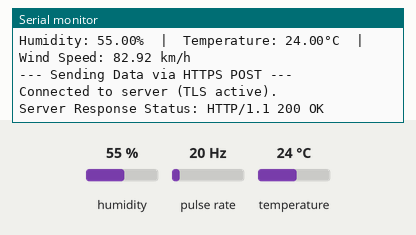
Recording of a sketch running on a simulated Arduino Nano 33 IoT. Parts: the last lines printed to the serial monitor. Wiring (inferred from the names in the program): pulse sensor: data D2. The test bench sets the inputs (shaded band); at power-on: humidity 55 %, pulse rate 20 Hz, temperature 24 °C. WiFi joins after 1.5 s; servers stay silent unless stated; uploads are accepted with an empty reply.

Above: at 7.7 s.
7.8 s: humidity set to 22 %
At 9.1 s:
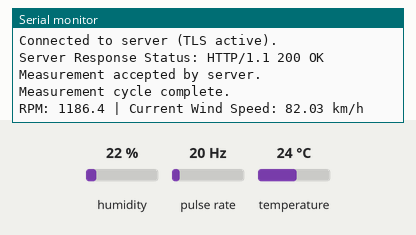
9.7 s: pulse rate (sensor on D2) set to 4 Hz
At 10.6 s:
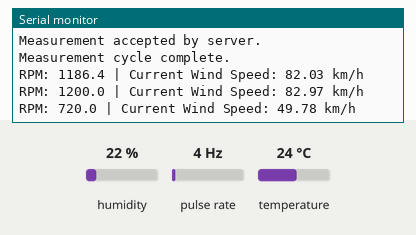
11.2 s: temperature set to 12 °C
At 11.66 s:
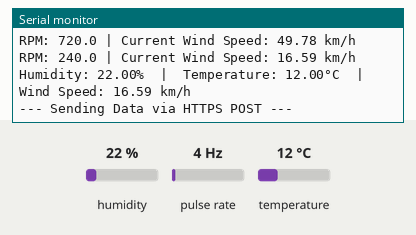
12.7 s: pulse rate (sensor on D2) set to 50 Hz
At 14.0 s:
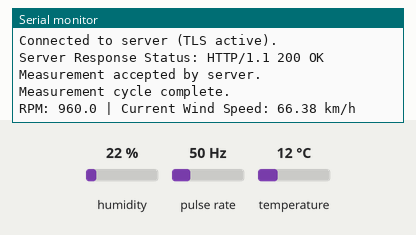
14.2 s: humidity set to 40 %
At 14.9 s:
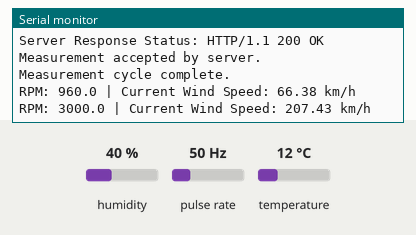
Timing chart, 0 to 16.7 s (numbered marks = the images above; inputs shaded):
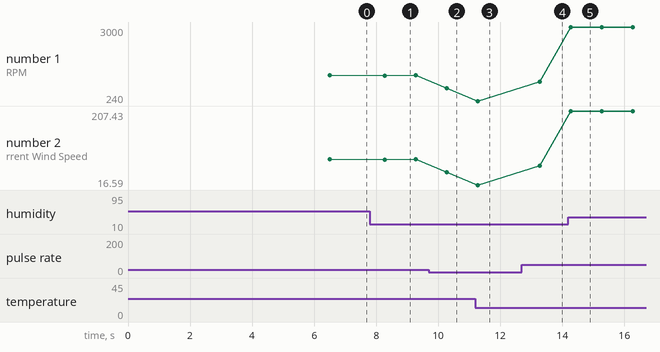

The sketch:

weather.ino
```cpp
//! Unified Weather Station for Arduino Nano 33 IoT
#include <SPI.h>
#include <WiFiNINA.h>
#include <DHT.h>

int status = WL_IDLE_STATUS; // WiFi radio status

// --- Server & Network Configuration ---
const char server[] = "pap.mortimer.nl";   // Target domain
const char resource[] = "/api/v1/weather"; // API endpoint path
const char ssid[] = "FRITZ!Box 7490";
const char pass[] = "06114872644865906045";
const char apiKey[] = "qwerty";
const int port = 443; // Public HTTPS port

WiFiSSLClient sslClient;

// --- DHT22 Configuration ---
#define DHTPIN 8      // Digital pin D8
#define DHTTYPE DHT22 // DHT 22 (AM2302)
DHT dht(DHTPIN, DHTTYPE);

// --- Anemometer (KY-003) Configuration ---
const byte HALL_PIN = 2;               // KY-003 signal pin D2 (Interrupt)
volatile unsigned long pulseCount = 0; // Incremented by hardware interrupt
unsigned long lastPulseCount = 0;
unsigned long lastWindCalcTime = 0;
float currentWindSpeedKmh = 0.0;       // Holds latest calculated wind speed

// --- Timers ---
unsigned long previousMillis = 0;
const long SEND_INTERVAL = 5000;       // Read DHT and send HTTPS payload every 5s
const long WIND_INTERVAL = 1000;       // Calculate wind speed every 1s

// --- Interrupt Service Routine (ISR) ---
void pulseISR() {
  pulseCount++;
}

bool ensureServerConnection() {
  if (sslClient.connected()) {
    return true;
  }

  sslClient.stop();

  if (sslClient.connect(server, port)) {
    sslClient.setTimeout(1500);
    Serial.println("Connected to server (TLS active).");
    return true;
  }

  return false;
}

void setup() {
  Serial.begin(9600);
  // Give Serial time to connect, but proceed after 3s timeout so board works standalone
  unsigned long startWait = millis();
  while (!Serial && (millis() - startWait < 3000));

  Serial.println("--- Arduino Nano 33 IoT Weather Station ---");

  // Initialize Anemometer Interrupt
  pinMode(HALL_PIN, INPUT_PULLUP);
  attachInterrupt(digitalPinToInterrupt(HALL_PIN), pulseISR, FALLING);
  Serial.println("Anemometer Initialized...");

  // Initialize DHT sensor
  dht.begin();

  // Connect to WiFi
  connectToWiFi();
}

void loop() {
  // Check WiFi connection status and reconnect if dropped
  if (WiFi.status() != WL_CONNECTED) {
    Serial.println("WiFi connection lost. Reconnecting...");
    connectToWiFi();
  }

  unsigned long currentMillis = millis();

  // 1. Calculate Wind Speed (every 1 second)
  if (currentMillis - lastWindCalcTime >= WIND_INTERVAL) {
    // Safely retrieve pulse count inside critical section
    noInterrupts();
    unsigned long pulses = pulseCount;
    interrupts();

    unsigned long deltaPulses = pulses - lastPulseCount;
    lastPulseCount = pulses;

    float timeElapsedSec = (currentMillis - lastWindCalcTime) / 1000.0;
    lastWindCalcTime = currentMillis;

    float rpm = (deltaPulses / timeElapsedSec) * 60.0;

    // Wind speed formula: speed km/h = RPM * 14 * 0.00377 * 1.31
    currentWindSpeedKmh = rpm * 14.0 * 0.00377 * 1.31;

    Serial.print("RPM: ");
    Serial.print(rpm, 1);
    Serial.print(" | Current Wind Speed: ");
    Serial.print(currentWindSpeedKmh, 2);
    Serial.println(" km/h");
  }

  // 2. Read Sensors and Send HTTPS POST (every 5 seconds)
  if (currentMillis - previousMillis >= SEND_INTERVAL) {
    previousMillis = currentMillis;

    float humidity = dht.readHumidity();
    float temperature = dht.readTemperature();

    if (isnan(humidity) || isnan(temperature)) {
      Serial.println(F("Failed to read from DHT sensor!"));
      return;
    }

    Serial.print(F("Humidity: "));
    Serial.print(humidity);
    Serial.print(F("%  |  Temperature: "));
    Serial.print(temperature);
    Serial.print(F("°C  |  Wind Speed: "));
    Serial.print(currentWindSpeedKmh);
    Serial.println(F(" km/h"));

    // Send payload including wind speed
    sendMeasurements(temperature, humidity, currentWindSpeedKmh);
  }
}

void sendMeasurements(float temp, float hum, float windSpeed) {
  Serial.println("\n--- Sending Data via HTTPS POST ---");

  // 1. Construct JSON payload with temp, humidity, and wind_speed
  String jsonPayload = "{\"temperature\":" + String(temp, 2) +
                       ",\"humidity\":" + String(hum, 2) +
                       ",\"wind_speed\":" + String(windSpeed, 2) + "}";

  // 2. Connect to the server
  if (ensureServerConnection()) {
    // 3. Send HTTP POST headers
    sslClient.print("POST ");
    sslClient.print(resource);
    sslClient.println(" HTTP/1.1");

    sslClient.print("Host: ");
    sslClient.println(server);

    sslClient.print("X-API-Key: ");
    sslClient.println(apiKey);
    sslClient.println("Content-Type: application/json");
    sslClient.println("Connection: keep-alive");

    sslClient.print("Content-Length: ");
    sslClient.println(jsonPayload.length());

    sslClient.println(); // Empty line signals end of headers

    // 4. Send payload
    sslClient.print(jsonPayload);
    sslClient.flush();

    // 5. Read response headers
    int statusCode = -1;
    int contentLength = -1;
    bool closeConnection = false;

    while (sslClient.connected()) {
      String line = sslClient.readStringUntil('\n');
      if (line.startsWith("HTTP/1.1")) {
        Serial.print("Server Response Status: ");
        Serial.println(line);
        int firstSpace = line.indexOf(' ');
        if (firstSpace >= 0 && line.length() >= firstSpace + 4) {
          statusCode = line.substring(firstSpace + 1, firstSpace + 4).toInt();
        }
      }
      if (line.startsWith("Connection: close") || line.startsWith("connection: close")) {
        closeConnection = true;
      }
      if (line.startsWith("Content-Length: ") || line.startsWith("content-length: ")) {
        contentLength = line.substring(15).toInt();
      }
      if (line == "\r") {
        break; // End of HTTP headers
      }
    }

    // Read response body
    String responseBody;
    if (contentLength > 0) {
      while (responseBody.length() < static_cast<unsigned int>(contentLength) && sslClient.connected()) {
        while (sslClient.available() && responseBody.length() < static_cast<unsigned int>(contentLength)) {
          responseBody += static_cast<char>(sslClient.read());
        }
      }
    } else {
      responseBody = sslClient.readString();
    }

    if (responseBody.length() > 0) {
      Serial.println("Response Body:");
      Serial.println(responseBody);
    }

    if (closeConnection) {
      sslClient.stop();
    }

    if (statusCode >= 200 && statusCode < 300) {
      Serial.println("Measurement accepted by server.");
    } else {
      Serial.print("Measurement rejected with status code: ");
      Serial.println(statusCode);
    }
  } else {
    Serial.println("Connection to server failed.");
  }

  Serial.println("Measurement cycle complete.");
}

void connectToWiFi() {
  if (WiFi.status() == WL_NO_MODULE) {
    Serial.println("Communication with WiFi module failed!");
    while (true);
  }

  String fv = WiFi.firmwareVersion();
  if (fv < WIFI_FIRMWARE_LATEST_VERSION) {
    Serial.println("Please upgrade the WiFiNINA firmware.");
  }

  while (WiFi.status() != WL_CONNECTED) {
    Serial.print("Attempting to connect to WPA SSID: ");
    Serial.println(ssid);
    status = WiFi.begin(ssid, pass);
    delay(5000);
  }

  Serial.println("Connected to WiFi successfully!");
  printWiFiStatus();
}

void printWiFiStatus() {
  Serial.print("SSID: ");
  Serial.println(WiFi.SSID());

  IPAddress ip = WiFi.localIP();
  Serial.print("IP Address: ");
  Serial.println(ip);

  long rssi = WiFi.RSSI();
  Serial.print("Signal strength (RSSI): ");
  Serial.print(rssi);
  Serial.println(" dBm");
}
```

Measured:
- after the input at 9.7 s, the serial monitor: prints a new line after 0.57 s (image 2)
- after the input at 11.2 s, the serial monitor: prints a new line after 0.31 s (image 3)
- after the input at 12.7 s, the serial monitor: prints a new line after 0.57 s (image 4)
- plotted number 1: 1200 → 720 after the input at 9.7 s, 240 → 960 after the input at 12.7 s
- plotted number 2: 82.97 → 49.78 after the input at 9.7 s, 16.59 → 66.38 after the input at 12.7 s
